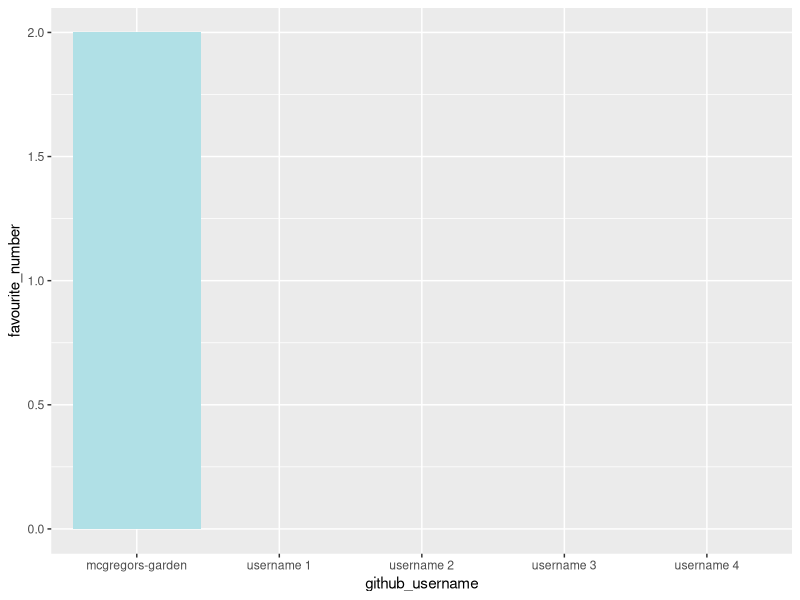

Reproduce this figure in R.
## ---- chunk 1
library(tidyverse) 
## ---- chunk 2
team_data <- tibble(
  name = c("Salman", "member 1", "member 2", 
           "member 3", "member 4"),
  github_username = c("mcgregors-garden", "username 1", "username 2", 
                      "username 3", "username 4"), 
  colour = c("powderblue", "colour 1", "colour 2", 
             "colour 3", "colour 4"),
  hobby = c("Hopping", "hobby 1", "hobby 2", 
            "hobby 3", "hobby 4"),
  favourite_number = c(2, NA, NA, NA, NA)
  )

team_data
## ---- chunk 3
p1 <- ggplot(data = team_data, 
             mapping = aes(x = github_username, 
                           y = favourite_number,
                           fill = colour), 
             ) +
   geom_col() +
   scale_fill_identity()
p1
